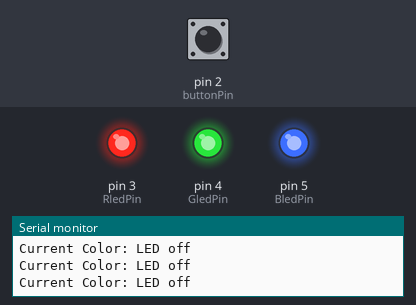
The sketch below on a simulated Arduino Uno, built with avr-gcc and run on an emulated ATmega328P. Parts: output pins drawn as LEDs (lit = HIGH), the last lines printed to the serial monitor. Dashed ring = blinking. The inputs (shaded band) are chosen by the test bench; at power-on: pin 2 (buttonPin) LOW.

Above: at 1.2 s.
1.3 s: pin 2 (buttonPin) pulled HIGH for 0.15 s
At 2.4 s:
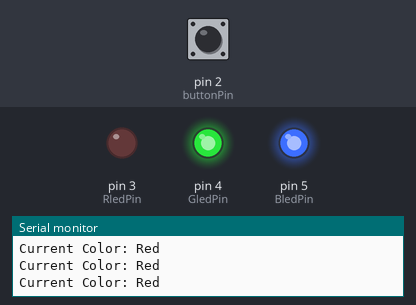
4.4 s: pin 2 (buttonPin) pulled HIGH for 1 s
At 6.9 s:
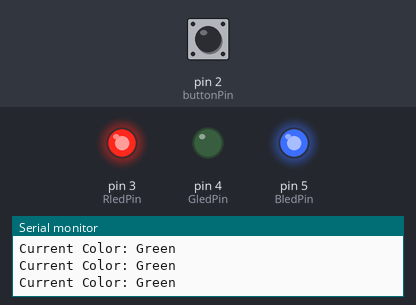
8.4 s: pin 2 (buttonPin) pulled HIGH for 0.15 s
At 10.9 s:
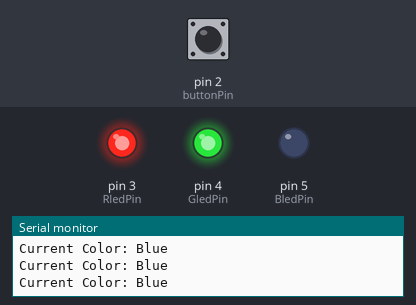
11.5 s: pin 2 (buttonPin) pulled HIGH for 3.2 s
At 12.5 s:
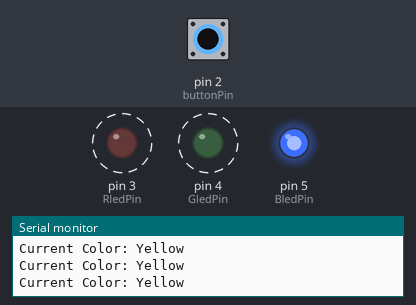
17.7 s: pin 2 (buttonPin) pulled HIGH for 0.15 s
At 19.0 s:
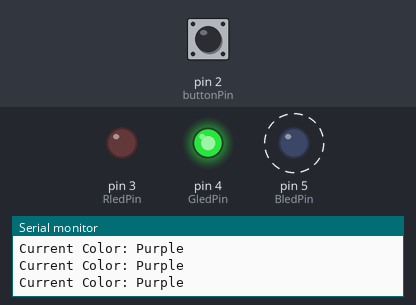
20.8 s: pin 2 (buttonPin) pulled HIGH for 1 s
At 23.0 s:
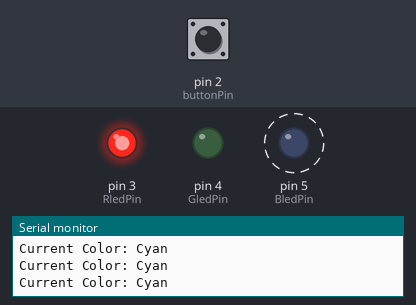
Timing chart, 0 to 25.8 s (numbered marks = the images above; inputs shaded):
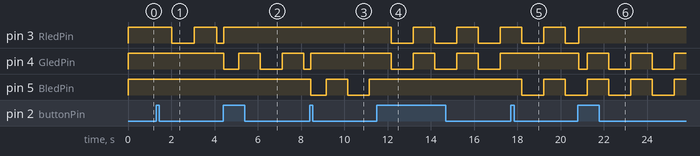

Measured:
- after the input at 1.3 s, pin 3 (RledPin): HIGH → LOW after 0.72 s, → HIGH 1.0 s later, → LOW 1.0 s later
- after the input at 4.4 s, pin 4 (GledPin): goes LOW 0.69 s, HIGH 1.0 s, LOW 1.0 s, HIGH 1.0 s, then LOW, starting at once
- after the input at 8.4 s, pin 5 (BledPin): HIGH → LOW after 0.06 s, → HIGH 0.70 s later, → LOW 1.0 s later, → HIGH 1.0 s later
- after the input at 11.5 s, pin 3 (RledPin), pin 4 (GledPin): alternates HIGH for 1.0 s and LOW for 1.0 s, starting after 0.68 s; pin 5 (BledPin): stops changing and stays HIGH
- after the input at 17.7 s, pin 4 (GledPin): stays HIGH (without the input it goes to LOW after 0.51 s); pin 5 (BledPin): HIGH → LOW after 0.51 s, → HIGH 1.0 s later, → LOW 1.0 s later
- after the input at 20.8 s, pin 4 (GledPin): HIGH → LOW at once, then repeats every 2.0 s: HIGH 1.0 s, LOW 1.0 s

The sketch:

Blinkligthswithbutton.ino
```cpp
const int buttonPin = 2;
const int RledPin =3;
const int GledPin =4;
const int BledPin =5;

int buttonState =1;
int ledState = 0;
int ledcolor =0;
String currentcolor = "led";
unsigned long previousMillis = 0;
const long interval = 1000;
bool ButtonPressed = false;

void setup() {
  // put your setup code here, to run once:
  pinMode(RledPin, OUTPUT);
  pinMode(GledPin, OUTPUT);
  pinMode(BledPin, OUTPUT);

  pinMode(buttonPin, INPUT);
  Serial.begin(9600);
}


void loop() {
  // put your main code here, to run repeatedly:
  buttonState = digitalRead (buttonPin);
  Serial.print ("Current Color: ");
  Serial.println (currentcolor);

  if(buttonState == HIGH && !ButtonPressed){
  ledcolor = ledcolor + 1;
    if (ledcolor > 7){
      ledcolor = 0;
    }
  ButtonPressed = true;
    //delay(100);
  }

  if (buttonState == LOW && ButtonPressed){
  ButtonPressed = false;
  }

  unsigned long currentMillis = millis();
  if(currentMillis - previousMillis >= interval){
    previousMillis = currentMillis;

    if(ledState == LOW){
      ledState = HIGH;
    } else {
      ledState = LOW;
    }
  }

  if (ledcolor == 0){
    currentcolor= "LED off";
    digitalWrite (RledPin, HIGH);
    digitalWrite (GledPin, HIGH);
    digitalWrite (BledPin, HIGH);
  }
  else if (ledcolor == 1){
    //red
    currentcolor= "Red";
    if (ledState == LOW){
    digitalWrite (RledPin, LOW);
    digitalWrite (GledPin, HIGH);
    digitalWrite (BledPin, HIGH);
    } else {
      digitalWrite (RledPin, HIGH);
      digitalWrite (GledPin, HIGH);
      digitalWrite (BledPin, HIGH);
    }
  }
  else if (ledcolor == 2){
    //GREEN
    currentcolor = "Green";
    if (ledState == LOW){
    digitalWrite (RledPin, HIGH);
    digitalWrite (GledPin, LOW);
    digitalWrite (BledPin, HIGH);
    } else {
      digitalWrite (RledPin, HIGH);
      digitalWrite (GledPin, HIGH);
      digitalWrite (BledPin, HIGH);
    }
  }
  else if (ledcolor == 3){
    //BLUE
    currentcolor = "Blue";
    if (ledState == LOW){
    digitalWrite (RledPin, HIGH);
    digitalWrite (GledPin, HIGH);
    digitalWrite (BledPin, LOW);
    } else {
      digitalWrite (RledPin, HIGH);
      digitalWrite (GledPin, HIGH);
      digitalWrite (BledPin, HIGH);
    }
  }

   else if (ledcolor == 4){
    //yellow
    currentcolor = "Yellow";
    if (ledState == LOW){
    digitalWrite (RledPin, LOW);
    digitalWrite (GledPin, LOW);
    digitalWrite (BledPin, HIGH);
    } else {
      digitalWrite (RledPin, HIGH);
      digitalWrite (GledPin, HIGH);
      digitalWrite (BledPin, HIGH);
    }
  }

  else if (ledcolor == 5){
    //PURPLE
    currentcolor = "Purple";
    if (ledState == LOW){
    digitalWrite (RledPin, LOW);
    digitalWrite (GledPin, HIGH);
    digitalWrite (BledPin, LOW);
    } else {
      digitalWrite (RledPin, HIGH);
      digitalWrite (GledPin, HIGH);
      digitalWrite (BledPin, HIGH);
    }
  }

  else if (ledcolor == 6){
    //CYAN
    currentcolor = "Cyan";
    if (ledState == LOW){
    digitalWrite (RledPin, HIGH);
    digitalWrite (GledPin, LOW);
    digitalWrite (BledPin, LOW);
    } else {
      digitalWrite (RledPin, HIGH);
      digitalWrite (GledPin, HIGH);
      digitalWrite (BledPin, HIGH);
    }
  }

  else if (ledcolor == 7){
    //WHITE
    currentcolor = "White";
    if (ledState == LOW){
    digitalWrite (RledPin, LOW);
    digitalWrite (GledPin, LOW);
    digitalWrite (BledPin, LOW);
    } else {
      digitalWrite (RledPin, HIGH);
      digitalWrite (GledPin, HIGH);
      digitalWrite (BledPin, HIGH);
    }
  }

  //else if (ledcolor == 8){
    //ledcolor = 0;
    Serial.print("Current Color: ");
    Serial.println(currentcolor);

}
```
